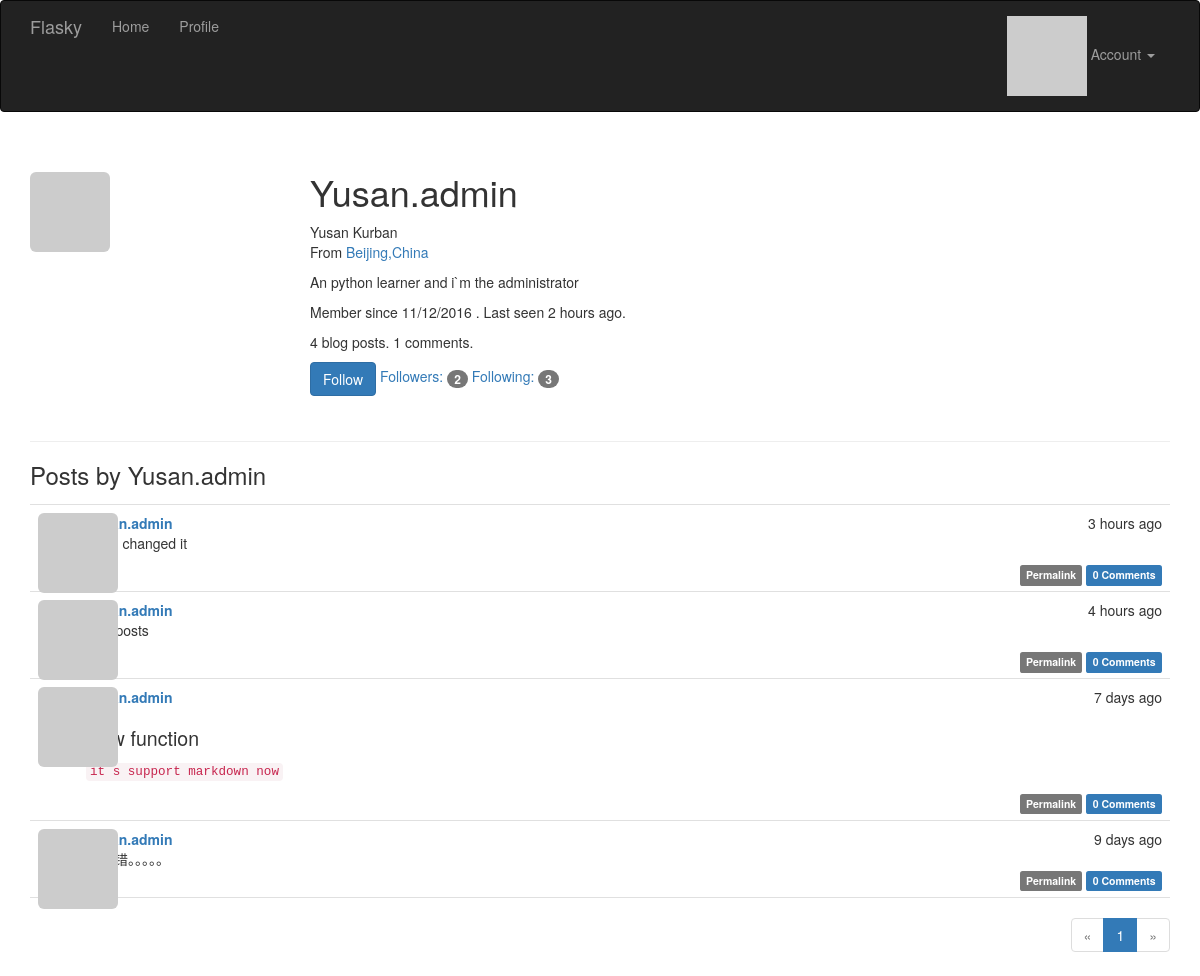
Before: /user/Yusan.admin (signed in) with the older database file.
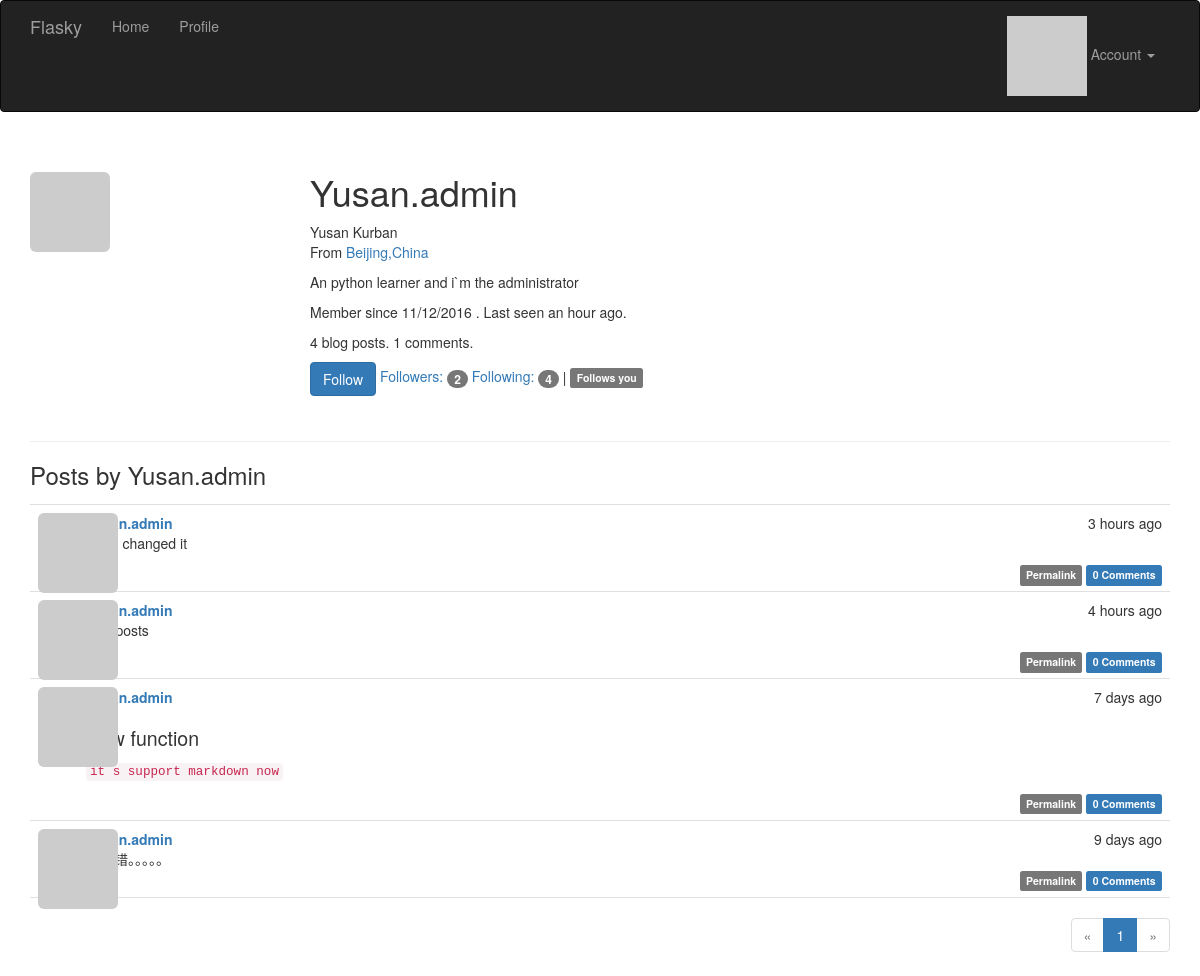
After: the same page with the newer database file.
### app/models.py (models this page shows, shortened)
class User(UserMixin,db.Model):
	__tablename__ = 'users'
	id = db.Column(db.Integer, primary_key = True)
	email = db.Column(db.String(64),unique = True, index = True)
	username = db.Column(db.String(64), unique = True, index = True)
	role_id = db.Column(db.Integer, db.ForeignKey('roles.id'))
	password_hash = db.Column(db.String(128))
	confirmed = db.Column(db.Boolean, default = False)
	name = db.Column(db.String(64))
	location = db.Column(db.String(64))
	about_me = db.Column(db.Text())				#the different about Text() and String() is  Text don`t have to set Maximun length
	member_since = db.Column(db.DateTime(), default = datetime.utcnow)
	last_seen = db.Column(db.DateTime(), default = datetime.utcnow)
	avatar_hash = db.Column(db.String(32))
	posts = db.relationship('Post',backref = 'author', lazy = 'dynamic')
	followed = db.relationship('Follow',
								foreign_keys = [Follow.follower_id],
								backref = db.backref('follower', lazy = 'joined'),
								lazy = 'dynamic',
								cascade = 'all, delete-orphan')
	followers = db.relationship('Follow',
								foreign_keys = [Follow.followed_id],
								backref = db.backref('followed', lazy = 'joined'),
								lazy = 'dynamic',
								cascade = 'all, delete-orphan')
	comments = db.relationship('Comment', backref = 'author', lazy = 'dynamic')
	@property
	def password(self):
		raise AttributeError('password is not readable attribute')
	def can(self, permissions):
		return self.role is not None and (self.role.permissions & permissions) == permissions
	def is_administrator(self):
		return self.can(Permission.ADMINISTER)
	def ping(self):
		self.last_seen = datetime.utcnow()
		db.session.add(self)
	def gravatar(self, size=100, default = 'identicon', rating = 'g'):
		if request.is_secure:
			url = 'https://secure.gravatar.com/avatar'
		else:
			url = 'http://www.gravatar.com/avatar'
		hash = self.avatar_hash or hashlib.md5(self.email.encode('utf-8')).hexdigest()
		return '{url}/{hash}?s={size}&d={default}&r={rating}'.format(
			url = url, hash = hash, size = size, default = default, rating = rating)
	def is_following(self, user):
		return self.followed.filter_by(
			followed_id = user.id).first() is not None

class Post(db.Model):
	__tablename__ = 'posts'
	id = db.Column(db.Integer, primary_key=True)
	body = db.Column(db.Text)
	body_html = db.Column(db.Text)
	timestamp = db.Column(db.DateTime, index = True, default = datetime.utcnow)
	author_id = db.Column(db.Integer, db.ForeignKey('users.id'))
	comments = db.relationship('Comment', backref = 'post', lazy = 'dynamic')

### app/main/views.py (the view)
@main.route('/user/<username>')
@login_required
def user(username):
	user = User.query.filter_by(username = username).first_or_404()
	page = request.args.get('page', 1, type = int)
	pagination = user.posts.order_by(Post.timestamp.desc()).paginate(
		page, per_page = current_app.config['FLASKY_POSTS_PER_PAGE'], error_out=False)
	posts = pagination.items
	return render_template('user.html', user = user, posts = posts,
							pagination = pagination)

### app/auth/views.py (called while the page is built)
@auth.before_app_request
def before_request():
	if current_user.is_authenticated:
		current_user.ping()
		if not current_user.confirmed and request.endpoint[:5] != 'auth.' and request.endpoint != 'static':
			return redirect(url_for('auth.unconfirmed'))

### app/main/__init__.py (called while the page is built)
@main.app_context_processor
def inject_permission():
	return dict(Permission = Permission)

### app/models.py (called while the page is built)
@login_manager.user_loader
def load_user(user_id):
	return User.query.get(int(user_id))

### app/templates/user.html (shortened to what this page needs)
{% extends "base.html" %}
{% import "_macros.html" as macros %}
{% block page_content %}
<div class="page-header">
	<img class="img-rounded profile-thumbnail" src="{{ user.gravatar(size = 256) }}">
	<div class="profile-header">
		<h1>{{ user.username }}</h1>
		{% if user.name or user.location %}
		<p>
			{% if user.name %}{{ user.name }}<br>{% endif %}
			{% if user.location %}
				From <a href="http://maps.google.com/?q={{ user.location }}">{{ user.location }}</a><br>
			{% endif %}
		</p>
		{% endif %}
		{% if user.about_me %}<p>{{ user.about_me }}</p>{% endif %}
		<p>
			Member since {{ moment(user.member_since).format('L') }}
			. Last seen {{ moment(user.last_seen).fromNow() }}.
		</p>
		<p>{{ user.posts.count() }} blog posts. {{ user.comments.count() }} comments.</p>
		<p>
			{% if current_user.can(Permission.FOLLOW) and user != current_user %}
					{% if not current_user.is_following(user) %}
					<a href="{{ url_for('.follow', username=user.username) }}" class="btn btn-primary">Follow</a>
					{% else %}
					<a href="{{ url_for('.unfollow', username=user.username) }}" class="btn btn-default">Unfollow</a>
					{% endif %}
			{% endif %}
			<a href="{{ url_for('.followers', username=user.username) }}">Followers: <span class="badge">{{ user.followers.count() - 1 }}</span></a>
			<a href="{{ url_for('.followed_by', username=user.username) }}">Following: <span class="badge">{{ user.followed.count() - 1 }}</span></a>
			{% if current_user.is_authenticated and user != current_user and user.is_following(current_user) %}
			| <span class="label label-default">Follows you</span>
			{% endif %}
		</p>
	</div>
</div>
<h3>Posts by {{ user.username }}</h3>
{% include '_posts.html' %}
{% if pagination %}
<div class="pagination">
	{{ macros.pagination_widget(pagination, '.user', username = user.username) }}
</div>
{% endif %}
{% endblock %}

### app/templates/base.html (shortened to what this page needs)
{% extends "bootstrap/base.html" %}
{% block head %}
{{ super() }}
<link rel="stylesheet" type="text/css" href="{{ url_for('static', filename='styles.css') }}">
{% endblock %}
{% block navbar %}
<div class="navbar navbar-inverse" role="navigation">
    <div class="container">
        <div class="navbar-header">
            <a class="navbar-brand" href="{{ url_for('main.index') }}">Flasky</a>
        </div>
        <div class="navbar-collapse collapse">
            <ul class="nav navbar-nav">
                <li><a href="{{ url_for('main.index') }}">Home</a></li>
                {% if current_user.is_authenticated %}
                <li><a href="{{ url_for('main.user', username = current_user.username) }}">Profile</a></li>
                {% endif %}
            </ul>
            <ul class="nav navbar-nav navbar-right">
                {% if current_user.is_authenticated %}
                <li class="dropdown">
                    <a href="#" class="dropdown-toggle" data-toggle="dropdown">
                    	<img src="{{ current_user.gravatar(size=18) }}">
                    	Account <b class="caret"></b>
                    </a>
                </li>
                {% else %}
                <li><a href="{{ url_for('auth.login') }}">Log In</a></li>
                {% endif %}
            </ul>
        </div>
    </div>
</div>
{% endblock %}
{% block content %}
<div class="container">
    {% block page_content %}{% endblock %}
</div>
{% endblock %}

### app/templates/_macros.html
{% macro pagination_widget(pagination, endpoint, fragment='') %}
<ul class="pagination">
    <li{% if not pagination.has_prev %} class="disabled"{% endif %}>
        <a href="{% if pagination.has_prev %}{{ url_for(endpoint, page=pagination.prev_num, **kwargs) }}{{ fragment }}{% else %}#{% endif %}">
            &laquo;
        </a>
    </li>
    {% for p in pagination.iter_pages() %}
        {% if p %}
            {% if p == pagination.page %}
            <li class="active">
                <a href="{{ url_for(endpoint, page = p, **kwargs) }}{{ fragment }}">{{ p }}</a>
            </li>
            {% else %}
            <li>
                <a href="{{ url_for(endpoint, page = p, **kwargs) }}{{ fragment }}">{{ p }}</a>
            </li>
            {% endif %}
        {% else %}
        <li class="disabled"><a href="#">&hellip;</a></li>
        {% endif %}
    {% endfor %}
    <li{% if not pagination.has_next %} class="disabled"{% endif %}>
        <a href="{% if pagination.has_next %}{{ url_for(endpoint, page=pagination.next_num, **kwargs) }}{{ fragment }}{% else %}#{% endif %}">
            &raquo;
        </a>
    </li>
</ul>
{% endmacro %}

### app/templates/_posts.html (shortened to what this page needs)
<ul class="posts">
    {% for post in posts %}
    <li class="post">
        <div class="post-thumbnail">
            <a href="{{ url_for('.user', username=post.author.username) }}">
                <img class="img-rounded profile-thumbnail" src="{{ post.author.gravatar(size=40) }}">
            </a>
        </div>
        <div class="post-content">
            <div class="post-date">{{ moment(post.timestamp).fromNow() }}</div>
            <div class="post-author"><a href="{{ url_for('.user', username=post.author.username) }}">{{ post.author.username }}</a></div>
            <div class="post-body">
                {% if post.body_html %}
                    {{ post.body_html | safe }}
                {% else %}
                    {{ post.body }}
                {% endif %}
            </div>
            <div class="post-footer">
                <a href="{{ url_for('.post', id = post.id) }}">
                    <span class="label label-default">Permalink</span>
                </a>
                <a href="{{ url_for('.post', id = post.id) }}#comments">
                    <span class="label label-primary">
                        {{ post.comments.count() }} Comments
                    </span>
                </a>
            </div>
        </div>
    </li>
    {% endfor %}
</ul>

### app/static/styles.css (style rules this page uses)
.profile-thumbnail { position: absolute; }
.profile-header { min-height: 260px; margin-left: 280px; }
ul.posts { list-style-type: none; padding: 0px; margin: 16px 0px 0px 0px; border-top: 1px solid #e0e0e0; }
ul.posts li.post { padding: 8px; border-bottom: 1px solid #e0e0e0; }
div.post-date { float: right; }
div.post-author { font-weight: bold; }
div.post-thumbnail { position: absolute; }
div.post-content { margin-left: 48px; min-height: 48px; }
div.post-footer { text-align: right; }
div.pagination { width: 100%; text-align: right; padding: 0px; margin: 0px; }
.post-body h1 { font-size: 140%; }

Changed rows visible on the page:
changed User "Yusan.admin": last_seen "2 hours ago" → "an hour ago"
Other visible differences:
{{ user.followed.count() - 1 }}: "3" → "4"
text now shown: "| Follows you"
